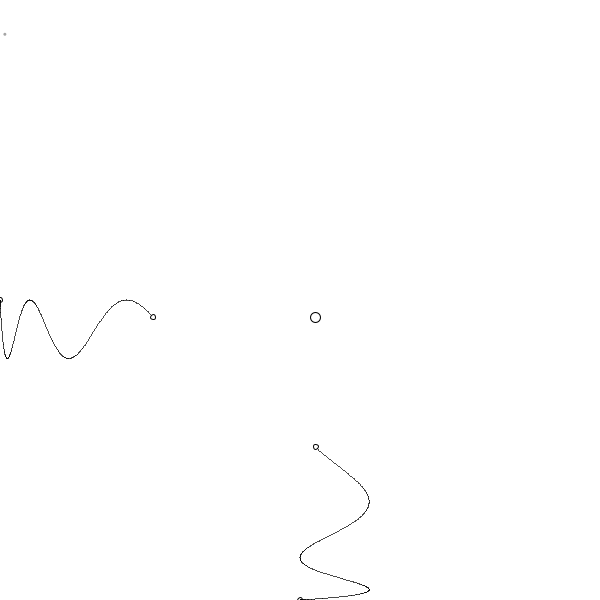
Frame 1 (no input)
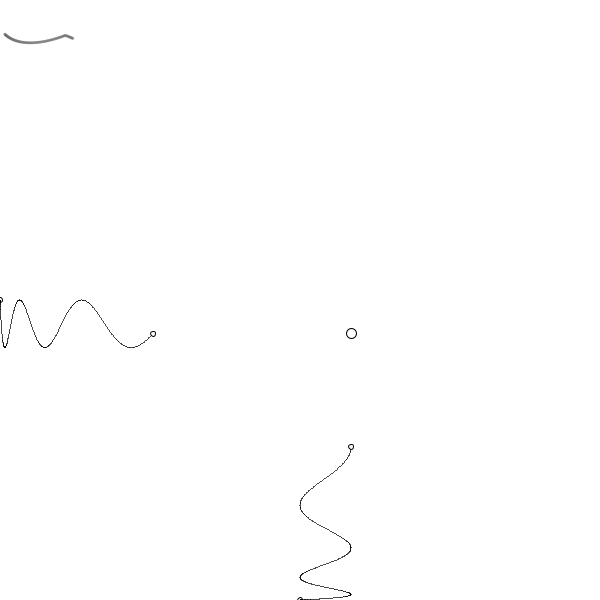
Frame 60 (the mouse pressed at the canvas centre just before this capture)
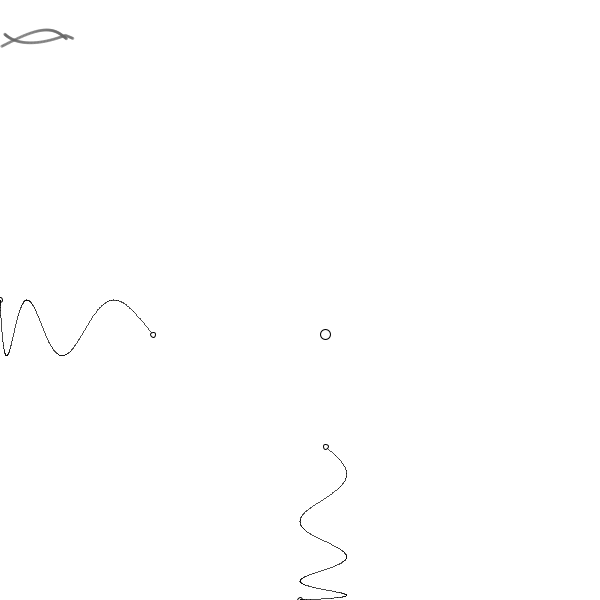
Frame 120 (the mouse held since frame 60 and released just before this capture)

The Processing sketch that drew these frames (run headless with seeded random() and noise(); from frame 60 on, the mouse is pressed at the canvas centre):

// Processing sketch: processing_183503
// ── processing_183503.pde

Whisp[] w             = new Whisp[2];
Ossilator[] ossilator = new Ossilator[2];

float globalX=0, globalY=0;

void setup() {
  size(600, 600);
  stroke(0.01);
  background(255);
  reSet();
}

float a=0;
float xProgresion=0;
float yProgression=30;


void draw() {
  clearTop();

  drawWhisps();

  drawWhispIntercection();

  drawCurveAtTop();
}

void clearTop() {
  fill(255);
  noStroke();
  rect(0, 200, width, height);
  stroke(0);
}
void drawWhisps() {
  pushMatrix();
  translate(width/2, height);
  w[0].render( ossilator[0].getVal() );
  translate( (width/2) *(-1), (height/2)*(-1));
  rotate( radians(90) );  
  w[1].render( ossilator[1].getVal() );
  popMatrix();
}

void drawWhispIntercection() {
  pushMatrix();
  translate(width/2, height/2);
  ellipse(  w[0].getX(), w[1].getX(), 10, 10 );
  popMatrix();
}
void drawCurveAtTop(){
  pushMatrix();
  fill(100, 100, 100, 150);
  noStroke();
  if (xProgresion>width) {
    reSet();
    yProgression+=50;
  }
  translate(xProgresion+=1, yProgression );
  ellipse(  w[0].getX()/4, w[1].getX()/4, 3, 3 );
  popMatrix();
}
void mousePressed() {
  reSet();
}

void reSet() {
  if (yProgression >200) {
    background(255);
    yProgression = 30;
  }
  xProgresion=0;

  for (int i=0;i<w.length;i++) {
    w[i]         = new Whisp(0, 0);
    ossilator[i] = new Ossilator( random(1, 2), random(2, 4), random(0.01, 0.005) );
  }
}


class Whisp {

  float x=0, y=0;
  float len = 0;

  float publicX=0;
  float publicY=0;

  public Whisp(float x, float y) {
    this.x=x;
    this.y=y;
    len = 400;
  } 

  public void render(float a) {
    float localX = this.x;
    float localY = this.y;

    float n=0;
    float n2=0;
    ellipse(localX, localY, 5, 5);

    for (int i=0;i<len;i++) {
      point(localX, localY);

      localY-=( tan( radians(n2+=0.1) ) );
      localX+=( sin( radians(n+=a) ) );
    }
    ellipse(localX, localY, 5, 5);
    publicX = localX;
    publicY = localY;
  }

  public float getX() {
    return publicX;
  }
  public float getY() {
    return publicY;
  }
}

class Ossilator {
  float value=0;
  float max;
  float min;
  float incriments;

  public Ossilator(float min, float max, float incriments) {
    this.max        = max;
    this.min        = min;
    value = min;
    this.incriments = incriments;
  }
  public float getVal() {
    if ( value > max || value < min) {
      incriments*=(-1);
    }
    value+=incriments;
    return value;
  }
}
